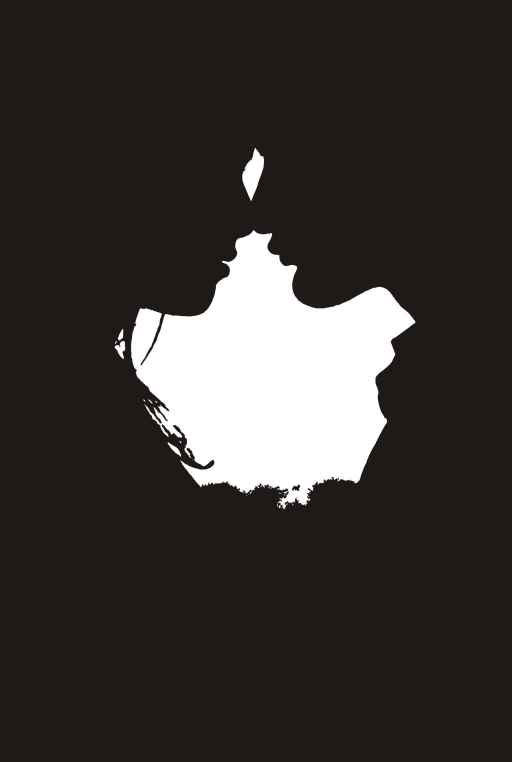
#> input picture resource/img/4.jpg, 1024 x 1524 px (shown at 1/2 size)
$ python '21.2.5 凸包.py'   (older library calls are emulated)
#> lines starting #> are read from the running program, lines starting #| are printed output that depends on the picture; after the words box and inside, x2 and y2 are one past the last pixel; in counts of white or black regions, pixels touching at a corner belong together
"""
21.2.5 凸包
凸包与轮廓近似相似，但不同，虽然有些情况下它们给出的结果是一样的。函数cv2.convexHull() 可以用来检测一个曲线是否具有凸性缺陷，并能纠正缺陷。
一般来说，凸性曲线总是凸出来的，至少是平的。如果有地方凹进去了就被叫做凸性缺陷。

cv2.convexHull(points[, hull[, clockwise[, returnPoints]]]) → hull
    points – Input 2D point set, stored in std::vector or Mat. 需要传入的轮廓
    clockwise – Orientation flag. If it is true, the output convex hull is oriented clockwise. Otherwise, it is oriented counter-clockwise. The assumed coordinate system has its X axis pointing to the right, and its Y axis pointing upwards.
        方向标志，如果设置为true，输出的凸包是顺时针方向的。否则为输出逆时针方向
    returnPoints – Operation flag. In case of a matrix, when the flag is true, the function returns convex hull points. Otherwise, it returns indices of the convex hull points. When the output array is std::vector, the flag is ignored, and the output depends on the type of the vector: std::vector<int> implies returnPoints=true, std::vector<Point> implies returnPoints=false.
        默认为True，返回凸包上点的坐标，如果设置为false，就会返回凸包对应轮廓上的点。
"""
import cv2
import numpy as np

img  = cv2.imread("../../../resource/img/4.jpg");
#> img is the input picture: shape (1524, 1024, 3); mean B, G, R 50.3, 53, 57.4
hsv = cv2.cvtColor(img, cv2.COLOR_BGR2GRAY);
ret, thresh = cv2.threshold(hsv, 127, 255, cv2.THRESH_BINARY);
#> thresh: shape (1524, 1024); 11.8% white; 21 white regions (15 under 20 px)

image, contours, hierarchy = cv2.findContours(thresh, cv2.RETR_TREE, cv2.CHAIN_APPROX_NONE);
#> contours = 26 contours, 20 with area under 20; largest, box (x1, y1, x2, y2) and area: (262, 460, 831, 1019) 179550, (484, 296, 528, 402) 2388, (230, 682, 250, 718) 348, (336, 885, 362, 913) 204, (582, 968, 601, 983) 142, (236, 658, 247, 681) 115
#point is not numpy array, nerther a scalar. point既不是numpy的数组，也不是一个标量

cnt = contours[0];
#> cnt = [[563, 1015]]
area_max = cv2.contourArea(cnt);
#> area_max = 0
for cont in contours:
    area = cv2.contourArea(cont);
    if(area_max < area):
        area_max = area;
        cnt = cont;
#> this loop made 26 passes
#> (area, area_max) on passes 12, 18, 20: (204, 204), (347.5, 347.5), (179550, 179550)
#> area on passes 19, 25, 26: 115, 142, 2387.5
#> after the loop, area_max = 179550; cnt = contour of 2856 points, box (x1, y1, x2, y2) (262, 460, 831, 1019), area 179550
hull = cv2.convexHull(cnt);
#> hull = contour of 36 points, box (x1, y1, x2, y2) (262, 460, 831, 1019), area 223798

image = img.copy();
image = cv2.drawContours(image, hull, -1, (0, 255, 0), 10);
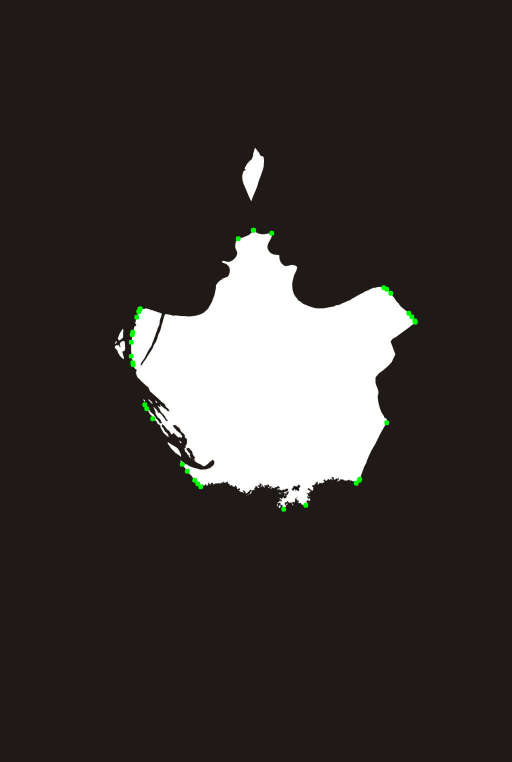
#> image: shape (1524, 1024, 3) (shown at 1/2 size); 0.16% of pixels changed, all inside (x1, y1, x2, y2) = (257, 455, 836, 1024)
cv2.imshow("image",cv2.pyrDown(image));cv2.waitKey(3000);
#> after `cv2.imshow('image', cv2.pyrDown(image))`:
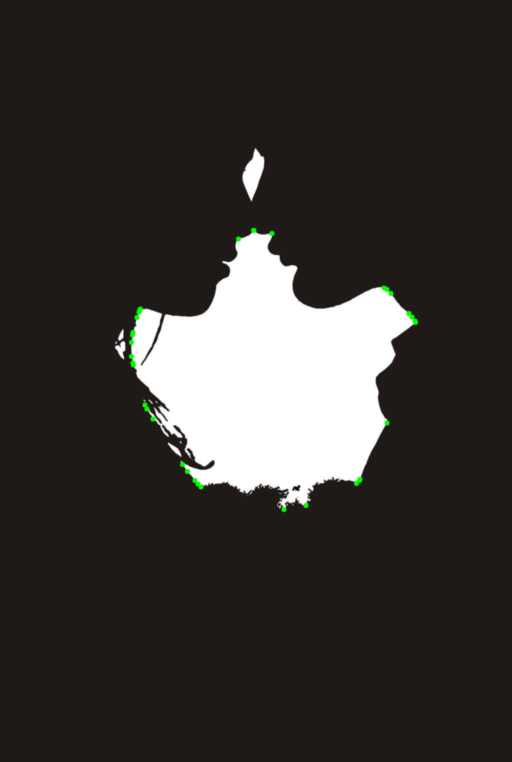
#> window 'image': shape (762, 512, 3); mean B, G, R 50.1, 53.2, 57.2

"""
cv2.isContourConvex(contour) → retval
    contour –Input vector of 2D points
    可以可以用来检测一个曲线是不是凸的。返回 True 或 False。
"""
print(cv2.isContourConvex(contours[0]));
#| False

$ run again, with resource/img/1.jpg copied over resource/img/4.jpg
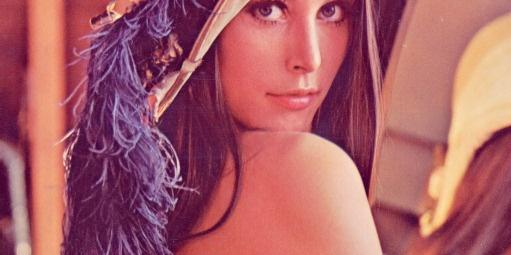
#> input picture resource/img/1.jpg, 511 x 255 px
#> img is the input picture: shape (255, 511, 3); mean B, G, R 103.4, 93.5, 170.1
#> `ret, thresh = cv2.threshold(hsv, 127, 255, cv2.THRESH_BINARY);`:
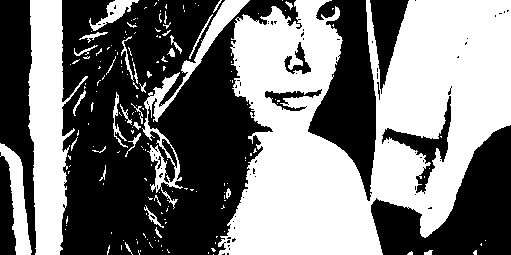
#> thresh: shape (255, 511); 47.8% white; 178 white regions (145 under 20 px)
#> contours = 270 contours, 245 with area under 20; largest, box (x1, y1, x2, y2) and area: (218, 0, 511, 255) 48858, (28, 0, 88, 255) 7769, (142, 0, 250, 209) 2404, (381, 95, 452, 194) 1630, (0, 143, 32, 255) 1362
#> `cnt = contours[0];`: cnt = [[213, 254]]
#> `area_max = cv2.contourArea(cnt);`: area_max = 0
#> the loop `for cont in contours:` made 270 passes
#> (area, area_max) on passes 5, 41, 76, 171: (20.5, 20.5), (67, 67), (1361.5, 1361.5), (48858.5, 48858.5)
#> after the loop `for cont in contours:`: area_max = 48858.5; cnt = contour of 1973 points, box (x1, y1, x2, y2) (218, 0, 511, 255), area 48858
#> hull = contour of 18 points, box (x1, y1, x2, y2) (218, 0, 511, 255), area 65594
#> image: shape (255, 511, 3); 0.8% of pixels changed, all inside (x1, y1, x2, y2) = (213, 0, 511, 255)
#> `cv2.imshow('image', cv2.pyrDown(image))`:
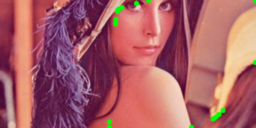
#> window 'image': shape (128, 256, 3); mean B, G, R 102.6, 94.7, 168.5
#| False
